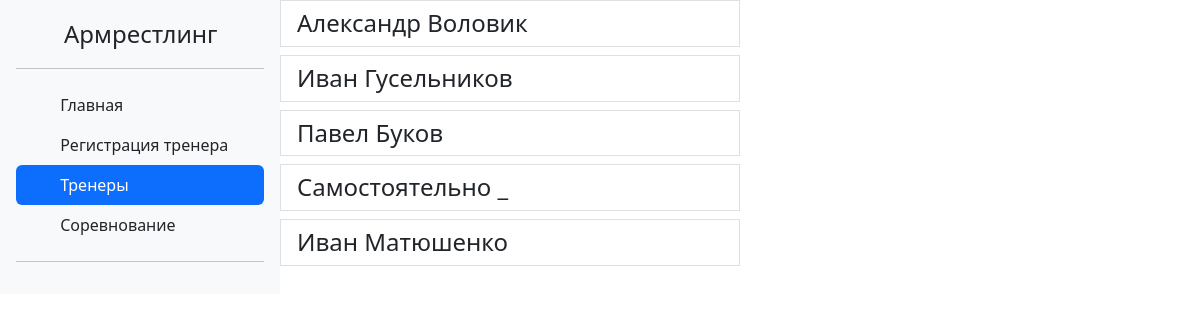
The app's page /trainers, older data.
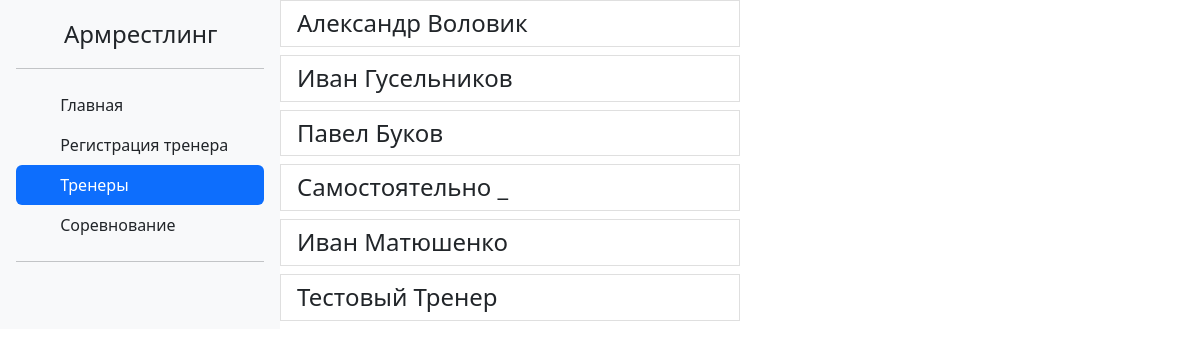
The same page, newer data.
### main/models.py (models this page shows)
class Trainer(models.Model):
    first_name = models.CharField(max_length=50)
    last_name = models.CharField(max_length=50)
    team = models.CharField(max_length=99)
    students = models.ManyToManyField(Armwrestler)
    @property
    def en_view(self):
        fortrans = f'{self.last_name}{self.first_name}{self.id}'.lower()
        return translit(fortrans, reversed=True).replace("'", "")
    def __str__(self):
        return f'{self.first_name} {self.last_name}'

### main/views.py (the view)
# urls.py: path('trainers', list_of_trainers, name='sps'),
def list_of_trainers(request):
    return render(
        request,
        'main/trainers.html',
        {
            "trs": Trainer.objects.all()
        }
    )

### main/templates/main/trainers.html (shortened to what this page needs)
{% extends 'main/base.html' %}
{% block style_index %}
   class="nav-link link-dark"
{% endblock %}
{% block style_reg %}
    class="nav-link link-dark"
{% endblock %}
{% block style_trainers %}
    class="nav-link active"
{% endblock %}
{% block style_tournament %}
    class="nav-link link-dark"
{% endblock %}
{% block body %}
    {% for tr in trs %}
        <div class="list-group">
            <h4><button type='button' onclick="document.location='{{ tr.en_view }}'" class="w-50 list-group-item list-group-item-action "> {{ tr }} </button></h4>
        </div>
    {% endfor %}
{% endblock %}

### main/templates/main/base.html (shortened to what this page needs)
<!DOCTYPE html>
{% load static %}
<html lang="en">
<head>
    <link rel="stylesheet" href="https://cdn.jsdelivr.net/npm/bootstrap@5.2.3/dist/css/bootstrap.min.css">
    <link rel="stylesheet" href="{% static "css/styles.css" %}"/>
</head>
<body style="display: flex;  width:100%">
<div class="d-flex flex-column flex-shrink-0 p-3 bg-light" style="width: 280px;">
    <a href="" class="d-flex align-items-center mb-3 mb-md-0 me-md-auto link-dark text-decoration-none">
        <svg class="bi pe-none me-2" width="40" height="32">
            <use xlink:href="#bootstrap"></use>
        </svg>
        <span class="fs-4">Армрестлинг</span>
    </a>
    <hr>
    <ul class="nav nav-pills flex-column mb-auto">
        <li class="nav-item">
            <a href="\" {% block style_index %} {% endblock %} >
                <svg class="bi pe-none me-2" width="16" height="16">
                    <use xlink:href="#speedometer2"></use>
                </svg>
                Главная
            </a>
        </li>
        <ul class="nav nav-pills flex-column mb-auto">
            <li class="nav-item">
                <a href="tr_register" {% block style_reg %} {% endblock %} aria-current="page">
                    <svg class="bi pe-none me-2" width="16" height="16"></svg>
                    Регистрация тренера
                </a>
            </li>
            <li>
                <a href="trainers" {% block style_trainers %} {% endblock %} >
                    <svg class="bi pe-none me-2" width="16" height="16">
                        <use xlink:href="#speedometer2"></use>
                    </svg>
                    Тренеры
                </a>
            </li>
        <li>
                <a href="tournament" {% block style_tournament %} {% endblock %} >
                    <svg class="bi pe-none me-2" width="16" height="16">
                        <use xlink:href="#speedometer2"></use>
                    </svg>
                    Соревнование
                </a>
            </li>
        </ul>
        <hr>
</div>
<div style="width:100%">
    {% block body %}
    {% endblock %}
</div>
</body>
</html>

Row changes from the older to the newer data that the page shows:
added Trainer: first_name+last_name "Тестовый Тренер"
